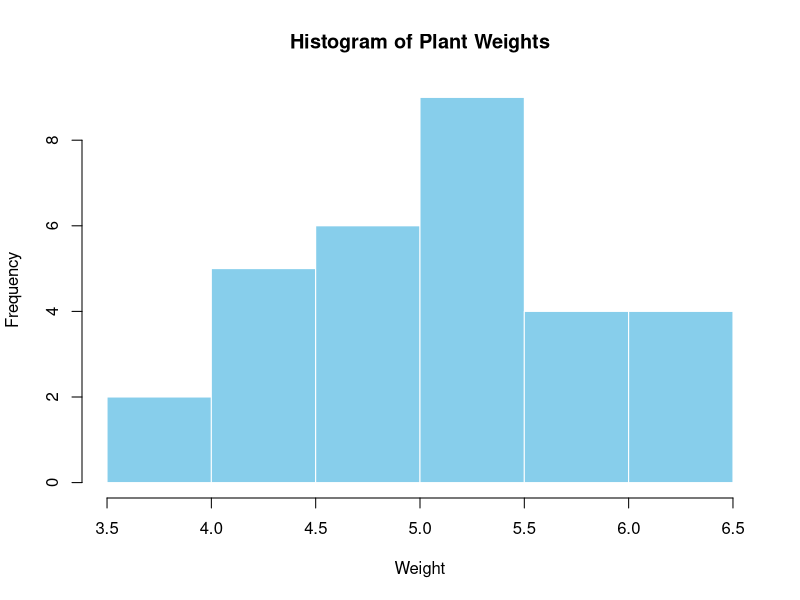
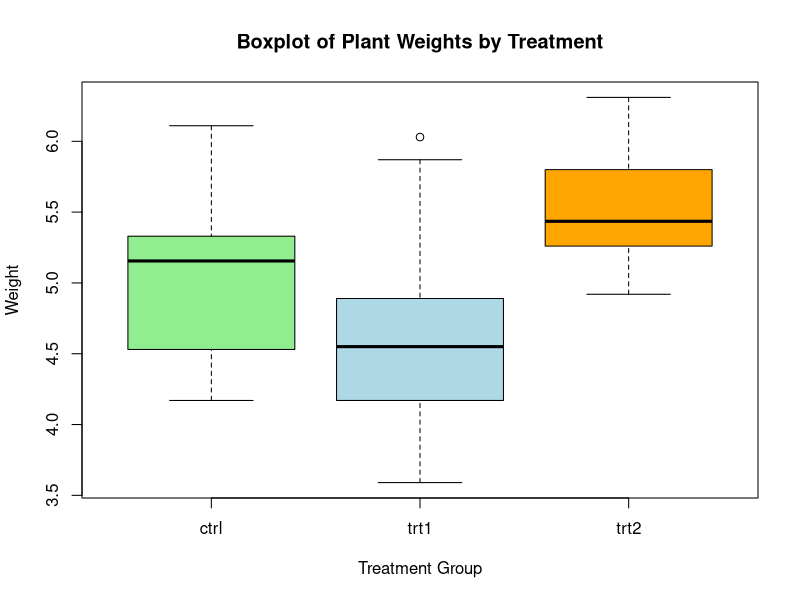

Source code (R) for these figures, in order:
## ---- chunk 1
knitr::opts_chunk$set(echo = TRUE)
## ---- chunk 2

# Create a vector containing a series of numbers
x <- c(5, 8, 10, 7, 5, 10)

## ---- chunk 3

# Get the mean and median of x using mean() and median()


## ---- chunk 4

# Get the range of x which is the difference between the max() and min()

## ---- chunk 5

# Get the standard deviation, which is the spread of values around the mean,
# using sd()

## ---- chunk 6

# Get the variance, which is the average squared deviation,
# using var()

## ---- chunk 7

# Get the Interquartile Range (IQR), which indicates the spread of the middle 50%
# of the data, using IQR()

## ---- chunk 8

# Install and load the package
install.packages("e1071", repos = "https://cloud.r-project.org")
library(e1071)

## ---- chunk 9

# Check skewness
skewness(x)

# Skewness measures the asymmetry of the distribution, indicating whether the data 
# is leaning to the left (negative skew) or right (positive skew)

## ---- chunk 10

# Check kurtosis
kurtosis(x)

# Kurtosis measures the "tailedness" or the peakedness of the distribution, 
# showing the degree to which the data is concentrated in the tails compared 
# to a normal distribution

## ---- chunk 11

data("PlantGrowth")

# Get the summary
summary(PlantGrowth)

## ---- chunk 12

# Histogram

hist(PlantGrowth$weight,           # column of plant growth to plot; choose weight
     main = "Histogram of Plant Weights",
     xlab = "Weight",
     col = "skyblue", border = "white")

## ---- chunk 13

# Boxplot

boxplot(weight ~ group,         # make a boxplot of weight values for each group
        data = PlantGrowth,     # indicate the dataset
        main = "Boxplot of Plant Weights by Treatment",
        xlab = "Treatment Group", ylab = "Weight",
        col = c("lightgreen", "lightblue", "orange"))

## ---- chunk 14

# Simple Random Sampling

set.seed(123)       # tells R to start the random number generator at a specific point
                    # the same random numbers will be generated every time the code is run

population <- 1:100
sample(population, size = 10)  # takes a sample of the specified size

## ---- chunk 15

# Set the sampling interval
k <- 5

# Randomly choose the starting point between 1 and k
start <- sample(1:k, 1)

# Generate a sequence starting at the chosen random start point and increase by k
# until reaching 100
sys_sample <- seq(start, 100, by = k)

# Output
sys_sample

## ---- chunk 16

# Create a data frame
population <- data.frame(ID = 1:100,  # Create a column named ID with numbers 1-100
                         Group = rep(c("A", "B"), each = 50)) # rep() = repeat, each 50 times

# Divide the population into subsets based on Group
# For each group, take 5 random rows then bind them in a single data frame
sample_strat <- do.call(rbind, lapply(split(population, population$Group),
                                      function(x) x[sample(1:nrow(x), 5), ]))
sample_strat

## ---- chunk 17

# Create the population data set
population <- data.frame(ID = 1:100, # Assigns IDs from 1 to 1000
                         Cluster = rep(1:10, each = 10))  # repeats each cluster number 10 times

# Randomly select clusters
selected_clusters <- sample(1:10, # All possible cluster numbers
                            2)    # randomly select 2 clusters from 10

# Extract individuals belonging to those clusters
sample_cluster <- subset(population, 
                         Cluster %in% selected_clusters) # Keep only rows whose 
                                                        # Cluster value is in the selected list
# Output
sample_cluster


